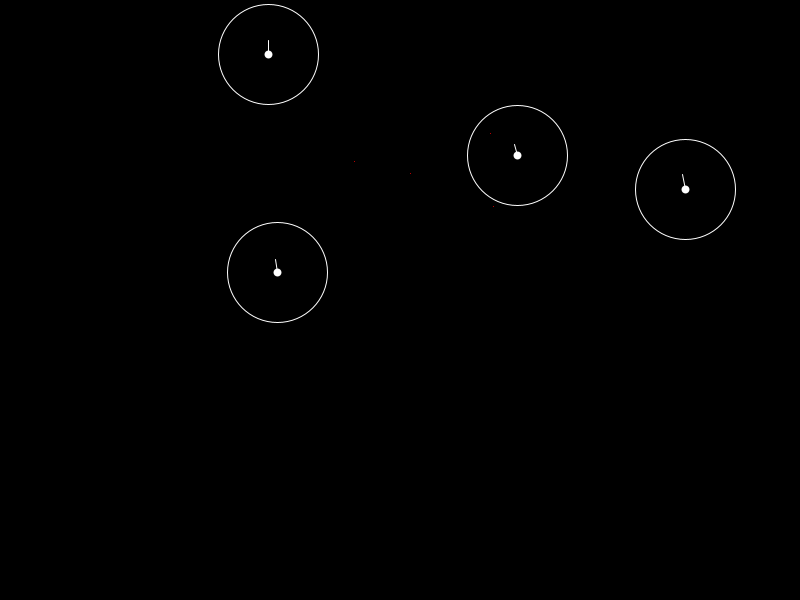
Frame 1 (no input)
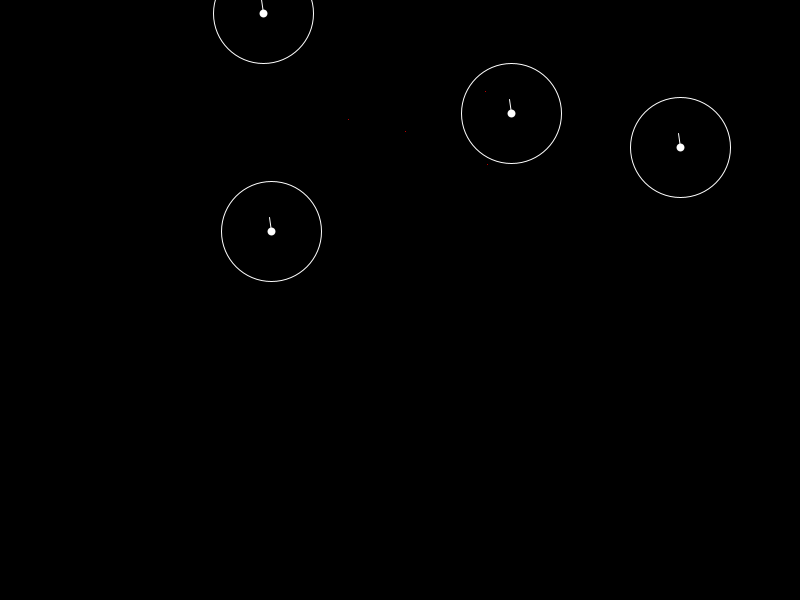
Frame 60 (the mouse pressed at the canvas centre just before this capture)
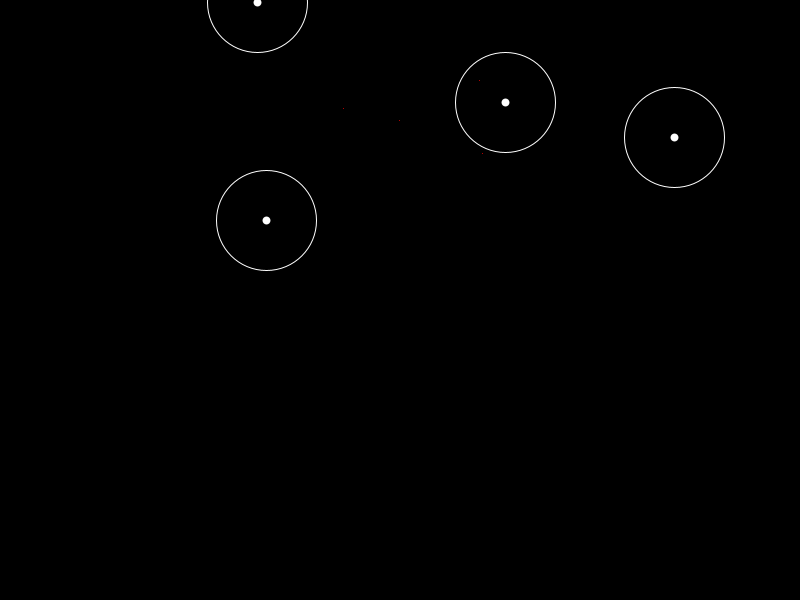
Frame 120 (the mouse held since frame 60 and released just before this capture)

The Processing sketch that drew these frames (run headless with seeded random() and noise(); from frame 60 on, the mouse is pressed at the canvas centre):

// Processing sketch: Flocking
// ── Flocking.pde
Boid[] birds;
int noBirds = 4;
float maxSpeed = 1;

void setup(){
  size(800,600);
  birds = new Boid[noBirds];
  for (int i = 0; i < noBirds; i++){
   birds[i] = new Boid();
  }
}

void draw(){
  background(0);
  for (Boid b : birds){
    b.move();
    b.show();
  }
}

// ── Boid.pde
class Boid{
  PVector pos;
  PVector vel;
  float vision;
  
  Boid(){
    pos = new PVector(random(0, width), random(0, height));
    vel = new PVector(random(-1 * maxSpeed, maxSpeed), random(-1 * maxSpeed, maxSpeed));
    vision = 100;
  }
  
  void show(){
    stroke(255);
    strokeWeight(8);
    point(pos.x, pos.y);
    
    noFill();
    strokeWeight(1);
    ellipse(pos.x, pos.y, vision, vision);
    
    line(pos.x, pos.y, pos.x + vel.x * 20, pos.y + vel.y * 20);
  }
  
  void move(){
    clumping();
    // avoidance();
    schooling();
    limitVel();
    pos.add(vel);
    limitPos();
  }
  
  void clumping(){
    PVector vec = new PVector(0, 0);
    for (Boid b : birds){
      if (b == this){
        continue;
      }
      vec.add(b.pos);
    }
    vec.div(noBirds - 1);
    stroke(255,0,0);
    point(vec.x, vec.y);
    vel.add(vec.sub(pos));
  }
  
  void avoidance(){
    PVector vec = new PVector(0, 0);
    for (Boid b : birds){
      if (b == this){
        return;
      }
    }
  }
  
  void schooling(){
    PVector vec = new PVector(0, 0);
    for (Boid b : birds){
      if (b == this){
        continue;
      }
      vec.add(b.vel);
    }
    vec.div(noBirds-1);
    vel.add(vec.sub(vel));
  }
  void limitPos(){
    if (pos.x < 0){
      pos.x = 0;
      vel.x *= -1;
    }
    
    if (pos.x > width){
      pos.x = width;
      vel.x *= -1;
    }
    
    if (pos.y < 0){
      pos.y = 0;
      vel.y *= -1;
    }
    
    if (pos.y > height){
      pos.y = height;
      vel.y *= -1;
    }
  }
  
  void limitVel(){
    if (vel.x > maxSpeed){
      vel.x = maxSpeed;
    } 
    if (vel.x < -1 * maxSpeed){
      vel.x = -1 * maxSpeed;
    } 
    if (vel.y > maxSpeed){
      vel.y = maxSpeed;
    } 
    if (vel.y < -1 * maxSpeed){
      vel.y = -1 * maxSpeed;
    } 
  }
}
